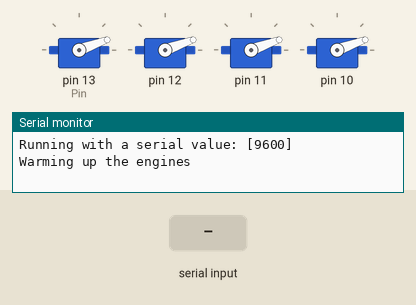
Simulated run of this sketch. Board: Arduino Uno, built with avr-gcc and run on an emulated ATmega328P. On the bench: 4 × servo, the last lines printed to the serial monitor. The test bench sets the inputs (shaded band).

Above: at 3.9 s.
4.0 s: "w" received over Serial
At 5.5 s:
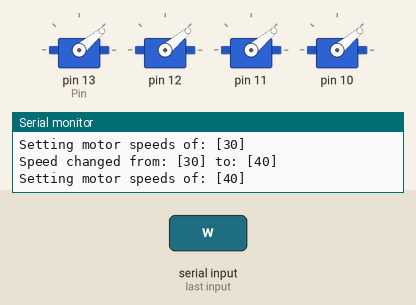
At 7.8 s:
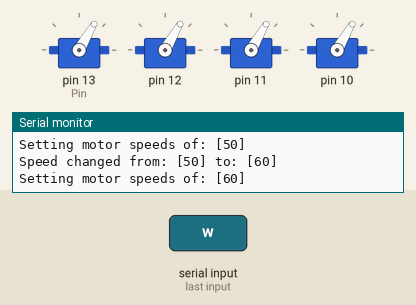
Timing chart, 0 to 12.5 s (numbered marks = the images above; inputs shaded):
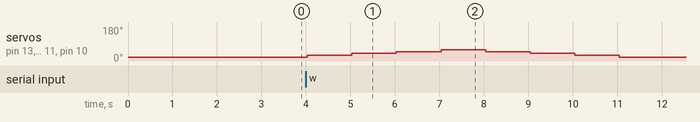

Measured:
- after the input at 4.0 s, servo on pin 13 (Pin), servo on pin 12, servo on pin 11, servo on pin 10: 20° → 30° at once, → 40° 1.0 s later, → 50° 1.0 s later, → 60° 1.0 s later, … (8 changes in this stretch)

The sketch:

ServoGettingStarted.ino
```cpp
#include <Servo.h>

//#define SHOULD_CALIBRATE
#define FLY_MODE 1 //1= auto-pilot, 2=flyBySerial, 3=flyByPot
#define ESC_HIGH_DEFAULT 200
#define ESC_LOW_DEFAULT 20
#define NUM_MOTORS 4
#define SERIAL_RATE 9600
#define SPEED_STEP_VALUE 10

typedef struct {
  Servo   Motor;
  int     Pin;   // Indicates the Pin this motor is connected to
} MotorDef;

MotorDef Motors[NUM_MOTORS];
int currentSpeed = ESC_LOW_DEFAULT;

void setup() {
  Serial.begin(SERIAL_RATE);
  Serial.println("Running with a serial value: [" + String(SERIAL_RATE) + "]");

  Motors[0].Pin =  13;
  Motors[1].Pin =  12;
  Motors[2].Pin =  11;
  Motors[3].Pin =  10;

  for (int i = 0; i < NUM_MOTORS; i++) {
    int pin = Motors[i].Pin;
    Motors[i].Motor.attach(pin);
  }

#ifdef SHOULD_CALIBRATE
  calibrateThrottle();
#else
  for (int i = 0; i < NUM_MOTORS; i++) {
    Motors[i].Motor.write(ESC_LOW_DEFAULT);
  }
  Serial.println("Warming up the engines");
  delay(3000);
  waitForUserCharacterInput();
#endif
}

void loop() {
#ifdef FLY_MODE
  if(FLY_MODE == 1) {
    autoPilot();
  }else if(FLY_MODE == 2) {
    flyBySerial();
  }else if(FLY_MODE == 3) {
    flyByPot();
  }
#endif
}

void flyByPot() {
  // Send a low signal initially for normal mode
  for (int i = 0; i < NUM_MOTORS; i++) {
    Motors[i].Motor.write(ESC_LOW_DEFAULT);
  }

  while(1) {
    int potValue = analogRead(A0);
    int s = map(potValue, 0, 1023, ESC_LOW_DEFAULT, ESC_HIGH_DEFAULT); //Map the pot values to motor values
    Serial.println(s);

    for (int i = 0; i < NUM_MOTORS; i++) {
      Motors[i].Motor.write(s);
    }
  }
}

void calibrateThrottle() {
  Serial.println("Calibrating throttle range");

  for (int i = 0; i < NUM_MOTORS; i++) {
    Motors[i].Motor.write(ESC_HIGH_DEFAULT);
  }
  Serial.println("Connect the ESC now. After connecting the ESC, you should hear the ESC startup tones.");
  Serial.println("Shortly afterwards, you should hear two beeps indicating that the ESC has registered the high throttle value.");
  Serial.println("Immediately after hearing the two beeps, push any key. If you don't do so in 5 sec, the ESC will go into program mode");
  waitForUserCharacterInput();

  Serial.println("\nSetting the low throttle setting. If this happens successfully, you should hear several beeps indicating");
  Serial.println("the input voltage supplied to the ESC followed by a long beep indicating that the low throttle has been set.");
  Serial.println("After this point, push any key to proceed, your ESC is ready to be used");

  for (int i = 0; i < NUM_MOTORS; i++) {
    Motors[i].Motor.write(ESC_LOW_DEFAULT);
  }
  waitForUserCharacterInput();
}

void autoPilot() {
  // Send a low signal initially for normal mode
  for (int i = 0; i < NUM_MOTORS; i++) {
    Motors[i].Motor.write(ESC_LOW_DEFAULT);
  }

  Serial.println("Running in autopilot mode");
  for(int i = 0; i < 4; i++) {
   adjustSpeed(SPEED_STEP_VALUE);
   delay(1000);
  }
  for(int i = 0; i < 4; i++) {
   adjustSpeed(-1 * SPEED_STEP_VALUE);
   delay(1000);
  }
  stopMotors();
  delay(5000);
}

void flyBySerial() {
  // Send a low signal initially for normal mode
  for (int i = 0; i < NUM_MOTORS; i++) {
    Motors[i].Motor.write(ESC_LOW_DEFAULT);
  }

  Serial.println("Running ESC");
  Serial.println("\nPress 'w' to increase speed, 's' to reduce speed");

  while (1) {
    char currentChar = waitForUserCharacterInput();
    if (currentChar == 'w') {
      Serial.println("\nIncreasing motor speed by step");
      adjustSpeed(SPEED_STEP_VALUE);
    } else if (currentChar == 's') {
      Serial.println("\nDecreasing motor speed by step\n");
      adjustSpeed(-1 * SPEED_STEP_VALUE);
    } else if (currentChar == 'e' || currentChar == 'q') {
      stopMotors();
    }
  }
}

void adjustSpeed(int speedChange) {
  int newSpeed = currentSpeed + speedChange;
  if (newSpeed > ESC_HIGH_DEFAULT) {
    newSpeed = ESC_HIGH_DEFAULT;
  } else if (newSpeed < ESC_LOW_DEFAULT) {
    newSpeed = ESC_LOW_DEFAULT;
  }
  Serial.print("Speed changed from: [");
  Serial.print(currentSpeed);
  Serial.print("] to: [");
  Serial.print(newSpeed);
  Serial.println("]");
  currentSpeed = newSpeed;
  updateMotorSpeeds(currentSpeed);
}

void stopMotors() {
  Serial.println("Stopping Motors");
  currentSpeed = ESC_LOW_DEFAULT;
  updateMotorSpeeds(currentSpeed);
}

void updateMotorSpeeds(int motorSpeed) {
  Serial.print("Setting motor speeds of: [");
  Serial.print(motorSpeed);
  Serial.println("]");
  for (int i = 0; i < NUM_MOTORS; i++) {
    Motors[i].Motor.write(motorSpeed);
  }
}

char waitForUserCharacterInput() {
  while (!Serial.available()) {}
  return Serial.read();
}
```
